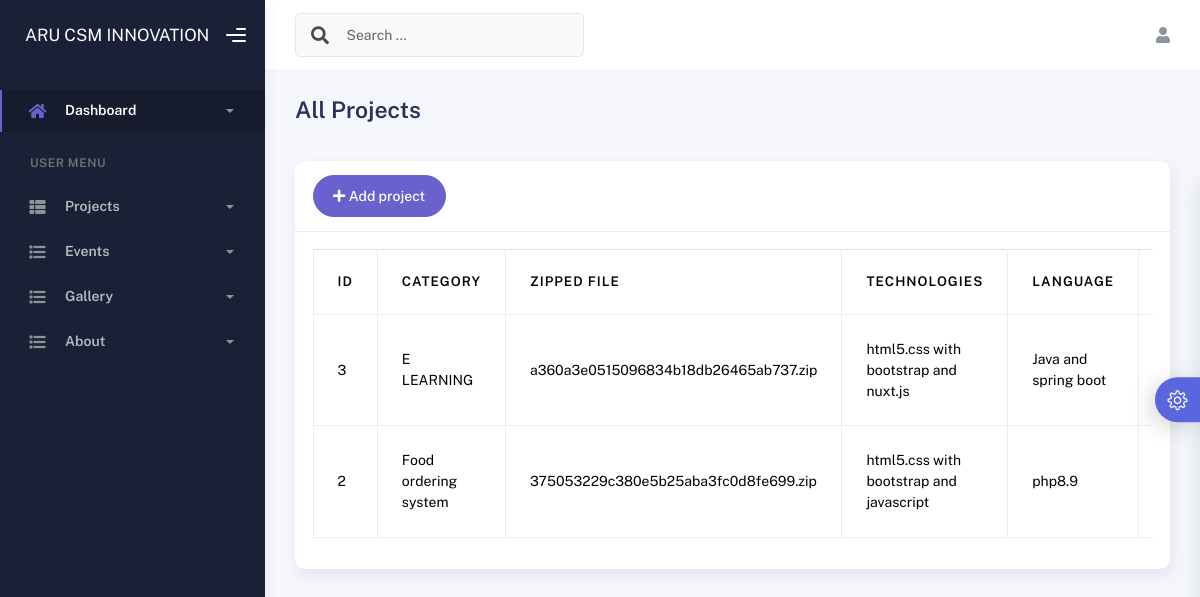
The page /backend_part/projects.php on the database its author committed.
### tables this page shows
CREATE TABLE `my_projects` (
  `project_id` int(11) NOT NULL,
  `category` varchar(50) NOT NULL,
  `zipped_file` varchar(50) NOT NULL,
  `technologies` varchar(50) NOT NULL,
  `language` varchar(50) NOT NULL,
  `database_used` varchar(50) NOT NULL,
  `description` varchar(255) NOT NULL,
  `created_at` timestamp NOT NULL DEFAULT current_timestamp() ON UPDATE current_timestamp()
);

### backend_part/projects.php (the view, shortened to what this page needs)
<?php
include "connection/include.php";
?>
<!DOCTYPE html>
<html lang="en">
  <head>
    <link rel="stylesheet" href="./assets/css/bootstrap.min.css" />
    <link rel="stylesheet" href="./assets/css/plugins.min.css" />
    <link rel="stylesheet" href="./assets/css/kaiadmin.min.css" />
    <link rel="stylesheet" href="./assets/css/demo.css" />
  </head>
  <body>
     <div class="wrapper">
      <div class="sidebar" data-background-color="dark">
        <div class="sidebar-logo">
          <div class="logo-header" data-background-color="dark">
            <a href="dashboard.php" class="logo" style="color: white;">
             ARU CSM INNOVATION
            </a>
            <div class="nav-toggle">
              <button class="btn btn-toggle toggle-sidebar">
                <i class="gg-menu-right"></i>
              </button>
            </div>
          </div>
        </div>
        <div class="sidebar-wrapper scrollbar scrollbar-inner">
          <div class="sidebar-content">
            <ul class="nav nav-secondary">
              <li class="nav-item active">
                <a
                  data-bs-toggle="collapse"
                  href="#dashboard"
                  class="collapsed"
                  aria-expanded="false"
                >
                  <i class="fas fa-home"></i>
                  <p>Dashboard</p>
                  <span class="caret"></span>
                </a>
              </li>
              <li class="nav-section">
                <h4 class="text-section">USER MENU</h4>
              </li>
              <li class="nav-item">
                <a data-bs-toggle="collapse" href="#sidebarLayouts">
                  <i class="fas fa-th-list"></i>
                  <p>Projects</p>
                  <span class="caret"></span>
                </a>
              </li>
              <li class="nav-item">
                <a data-bs-toggle="collapse" href="#forms">
                  <i class="fas fa-list"></i>
                  <p>Events</p>
                  <span class="caret"></span>
                </a>
              </li>
              <li class="nav-item">
                <a data-bs-toggle="collapse" href="#tables">
                  <i class="fas fa-list"></i>
                  <p>Gallery</p>
                  <span class="caret"></span>
                </a>
              </li>
              <li class="nav-item">
                <a data-bs-toggle="collapse" href="#forms">
                  <i class="fas fa-list"></i>
                  <p>About</p>
                  <span class="caret"></span>
                </a>
              </li>
            </ul>
          </div>
        </div>
      </div>
      <div class="main-panel">
        <div class="main-header">
          <nav
            class="navbar navbar-header navbar-header-transparent navbar-expand-lg border-bottom"
          >
            <div class="container-fluid">
              <nav
                class="navbar navbar-header-left navbar-expand-lg navbar-form nav-search p-0 d-none d-lg-flex"
              >
                <div class="input-group">
                  <div class="input-group-prepend">
                    <button type="submit" class="btn btn-search pe-1">
                      <i class="fa fa-search search-icon"></i>
                    </button>
                  </div>
                  <input
                    type="text"
                    placeholder="Search ..."
                    class="form-control"
                  />
                </div>
              </nav>
              <ul class="navbar-nav topbar-nav ms-md-auto align-items-center">
                <li class="nav-item topbar-icon dropdown hidden-caret">
                  <a
                    class="nav-link"
                    data-bs-toggle="dropdown"
                    href="#"
                    aria-expanded="false"
                  >
                    <i class="fas fa-user"></i>
                  </a>
                </li>
              </ul>
            </div>
          </nav>
        </div>
        <div class="container">
          <div class="page-inner">
            <div class="page-header">
              <h3 class="fw-bold mb-3">All Projects</h3>
            </div>
            <div class="row">
              <div class="col-md-12">
                <div class="card">
                  <div class="card-header">
                    <div class="d-flex align-items-center">
                      <a href="addProject.php"><button
                        class="btn btn-secondary btn-round ms-auto"
                      >
                        <i class="fa fa-plus"></i>
                        Add project
                      </button></a>
                    </div>
                  </div>
                  <div class="card-body">
                    <div class="table-responsive">
                      <table class="table table-bordered">
  <thead>
    <tr>
      <th>ID</th>
      <th>Category</th>
      <th>Zipped File</th>
      <th>Technologies</th>
      <th>Language</th>
      <th>Database Used</th>
    </tr>
  </thead>
  <tbody>
    <?php
    $result = $connect->query("SELECT * FROM my_projects order by project_id desc");
    while ($row = $result->fetch_assoc()) {
      echo "<tr>";
      echo "<td>{$row['project_id']}</td>";
      echo "<td>{$row['category']}</td>";
      echo "<td>{$row['zipped_file']}</td>";
      echo "<td>{$row['technologies']}</td>";
      echo "<td>{$row['language']}</td>";
      echo "<td>{$row['database_used']}</td>";
      echo "</tr>";
    }
    ?>
  </tbody>
</table>
                    </div>
                  </div>
                </div>
              </div>
            </div>
          </div>
        </div>
      </div>
      <div class="custom-template">
        <div class="custom-toggle">
          <i class="icon-settings"></i>
        </div>
      </div>
    </div>
  </body>
</html>

### backend_part/assets/css/demo.css (style rules this page uses)
.custom-template { position: fixed; top: 50%; transform: translateY(-50%); right: -325px; width: 325px; height: max-content; display: block; z-index: 1; background: #ffffff; transition: all .3s; z-index: 1003; box-shadow: -1px 1px 20px rgba(69, 65, 78, 0.15); border-top-left-radius: 5px; border-bottom-left-radius: 5px; transition: all .5s; }
.custom-template .custom-toggle { position: absolute; width: 45px; height: 45px; background: #5867dd; top: 50%; left: -45px; transform: translateY(-50%); display: flex; align-items: center; justify-content: center; text-align: center; border-top-left-radius: 30px; border-bottom-left-radius: 30px; cursor: pointer; color: #ffffff; box-shadow: -5px 5px 20px rgba(69, 65, 78, 0.21); }
.custom-template .custom-toggle i { font-size: 20px; animation: 1.3s spin linear infinite; }

### rows shown on the page
my_projects: project_id "3", category "E LEARNING", zipped_file "a360a3e0515096834b18db26465ab737.zip", technologies "html5.css with bootstrap and nuxt.js", language "Java and spring boot"
my_projects: project_id "2", category "Food ordering system", zipped_file "375053229c380e5b25aba3fc0d8fe699.zip", technologies "html5.css with bootstrap and javascript", language "php8.9"
